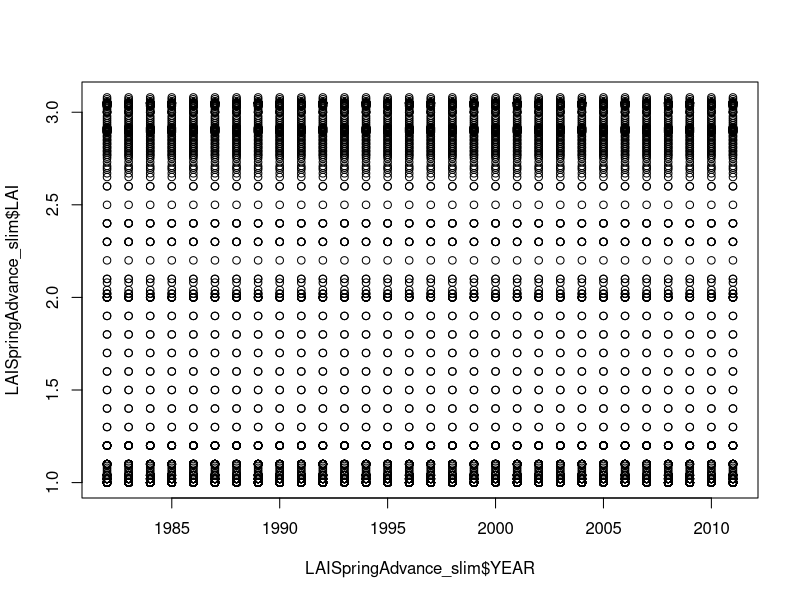
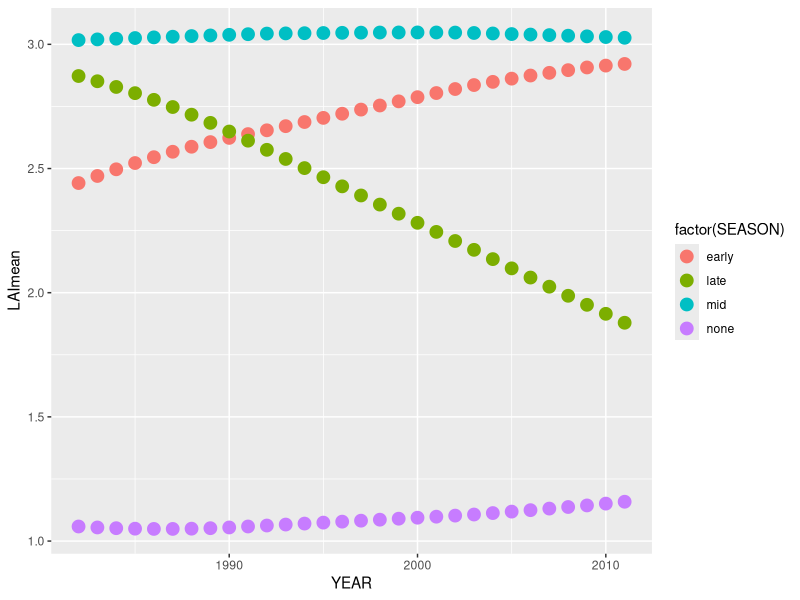
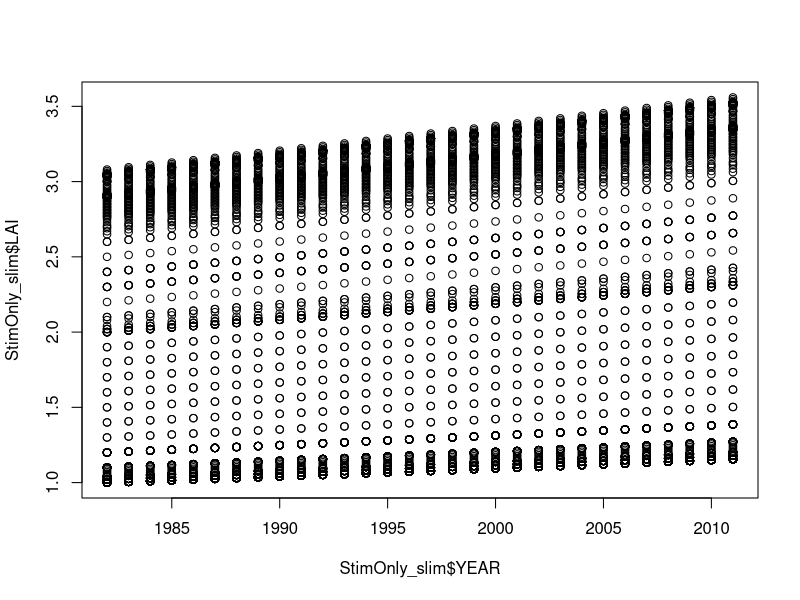
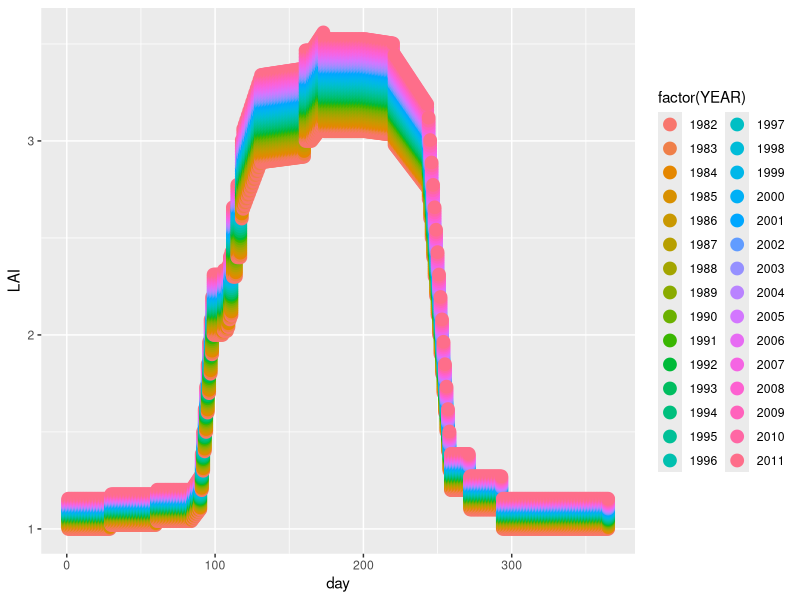
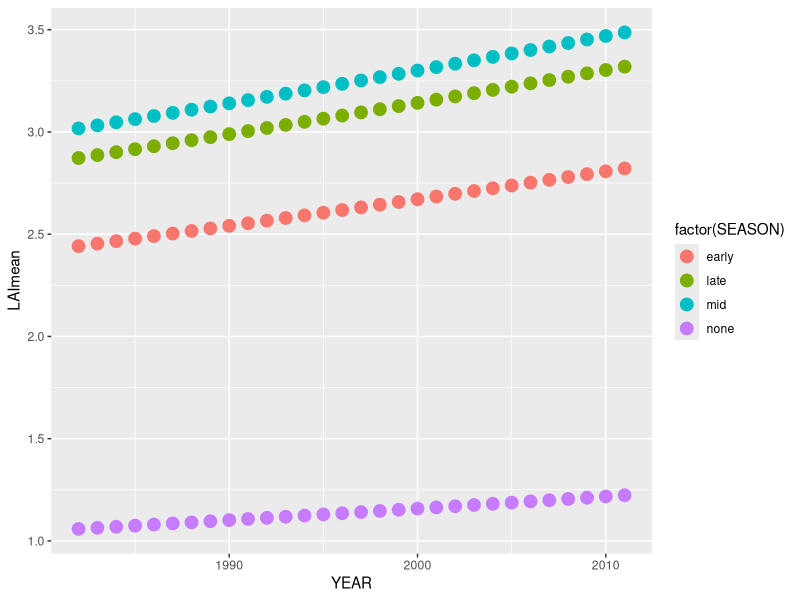
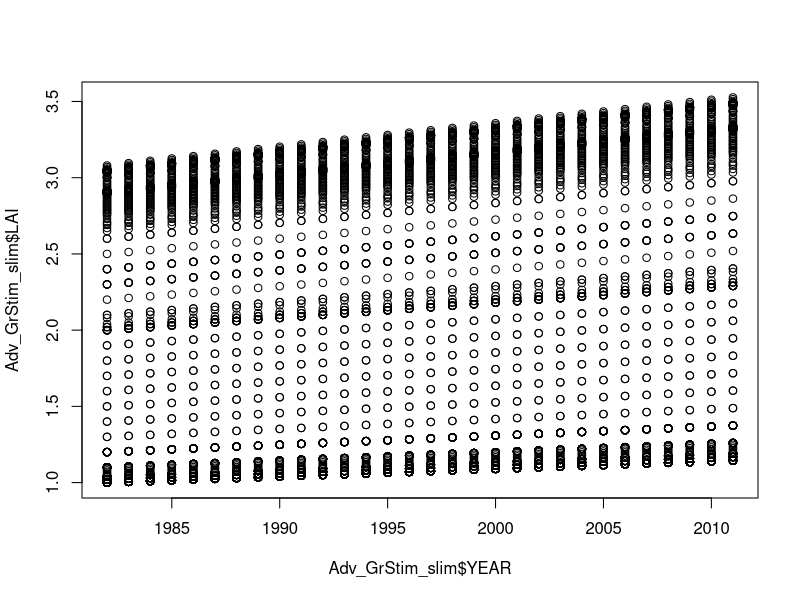
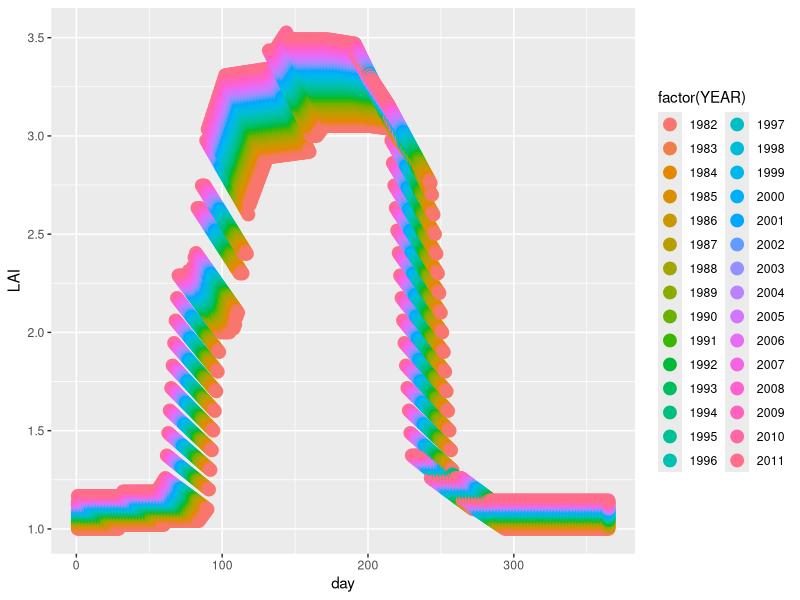
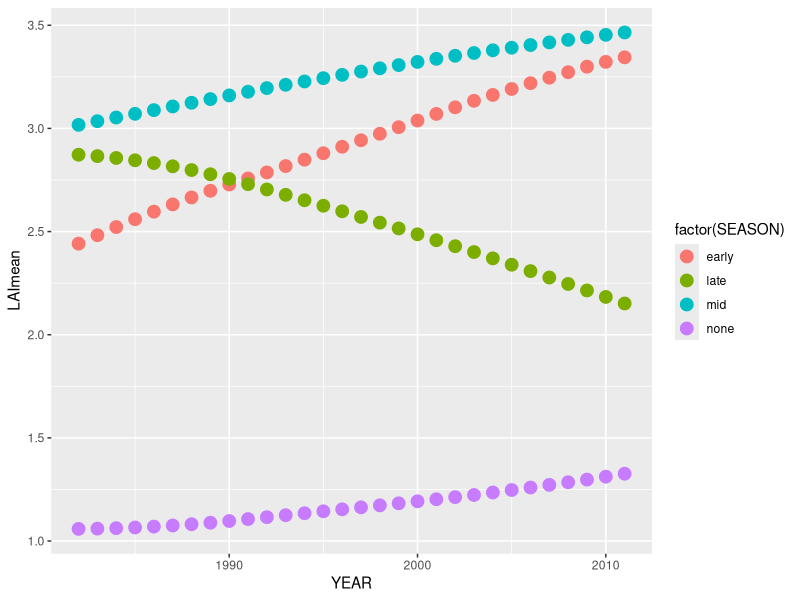

Reproduce these figures in R, in order.
library(tidyr)
library(dplyr)
library(ggplot2)

LAI_SpringAdvancewide=read.csv(file="data/SpringAdvanceOnly.csv",header = TRUE)

LAISpringAdvance_slim <-
  pivot_longer(data= LAI_SpringAdvancewide,
               cols = starts_with("LAI"),
               names_to = "YEARind",
               values_to = "LAI"
  )

LAISpringAdvance_slim$YEAR= as.numeric(substr(LAISpringAdvance_slim$YEARind, start = 4, stop = 7))
LAISpringAdvance_slim$SEASON="none"
LAISpringAdvance_slim$SEASON[LAISpringAdvance_slim$day>90]="early"
LAISpringAdvance_slim$SEASON[LAISpringAdvance_slim$day>150]="mid"
LAISpringAdvance_slim$SEASON[LAISpringAdvance_slim$day>200]="late"
LAISpringAdvance_slim$SEASON[LAISpringAdvance_slim$day>250]="none"

plot(LAISpringAdvance_slim$YEAR,LAISpringAdvance_slim$LAI)

library(dplyr)

TrendLAI = LAISpringAdvance_slim %>%
  group_by(YEAR,SEASON) %>%
  summarise_at(vars(LAI), list(LAImean = mean))

library(ggplot2)

p <- ggplot(TrendLAI, aes(YEAR, LAImean))
# A basic scatter plot
p + geom_point(aes(colour = factor(SEASON)), size = 4)


# GROWTH STIMULATION ONLY 

StimOnlywide=read.csv(file="data/GrowthStimOnly.csv",header = TRUE)

StimOnly_slim <-
  pivot_longer(data= StimOnlywide,
               cols = starts_with("LAI"),
               names_to = "YEARind",
               values_to = "LAI"
  )

StimOnly_slim$YEAR= as.numeric(substr(StimOnly_slim$YEARind, start = 4, stop = 7))
StimOnly_slim$SEASON="none"
StimOnly_slim$SEASON[StimOnly_slim$day>90]="early"
StimOnly_slim$SEASON[StimOnly_slim$day>150]="mid"
StimOnly_slim$SEASON[StimOnly_slim$day>200]="late"
StimOnly_slim$SEASON[StimOnly_slim$day>250]="none"

plot(StimOnly_slim$YEAR,StimOnly_slim$LAI)

bs <- ggplot(StimOnly_slim, aes(day, LAI))
bs + geom_point(aes(colour = factor(YEAR)), size = 4)

TrendLAI = StimOnly_slim %>%
  group_by(YEAR,SEASON) %>%
  summarise_at(vars(LAI), list(LAImean = mean))


p <- ggplot(TrendLAI, aes(YEAR, LAImean))
# A basic scatter plot
p + geom_point(aes(colour = factor(SEASON)), size = 4)


#Advanced spring and growth stimulation
Advance_and_GrStim=read.csv(file="data/Advance_and_GrStim.csv",header = TRUE)

Adv_GrStim_slim <-
  pivot_longer(data= Advance_and_GrStim,
               cols = starts_with("LAI"),
               names_to = "YEARind",
               values_to = "LAI"
  )

Adv_GrStim_slim$YEAR= as.numeric(substr(Adv_GrStim_slim$YEARind, start = 4, stop = 7))
Adv_GrStim_slim$SEASON="none"
Adv_GrStim_slim$SEASON[Adv_GrStim_slim$day>90]="early"
Adv_GrStim_slim$SEASON[Adv_GrStim_slim$day>150]="mid"
Adv_GrStim_slim$SEASON[Adv_GrStim_slim$day>200]="late"
Adv_GrStim_slim$SEASON[Adv_GrStim_slim$day>250]="none"

plot(Adv_GrStim_slim$YEAR,Adv_GrStim_slim$LAI)

agTS <- ggplot(Adv_GrStim_slim, aes(day, LAI))
agTS + geom_point(aes(colour = factor(YEAR)), size = 4)

TrendLAI = Adv_GrStim_slim %>%
  group_by(YEAR,SEASON) %>%
  summarise_at(vars(LAI), list(LAImean = mean))


ag <- ggplot(TrendLAI, aes(YEAR, LAImean))
# A basic scatter plot
ag + geom_point(aes(colour = factor(SEASON)), size = 4)


